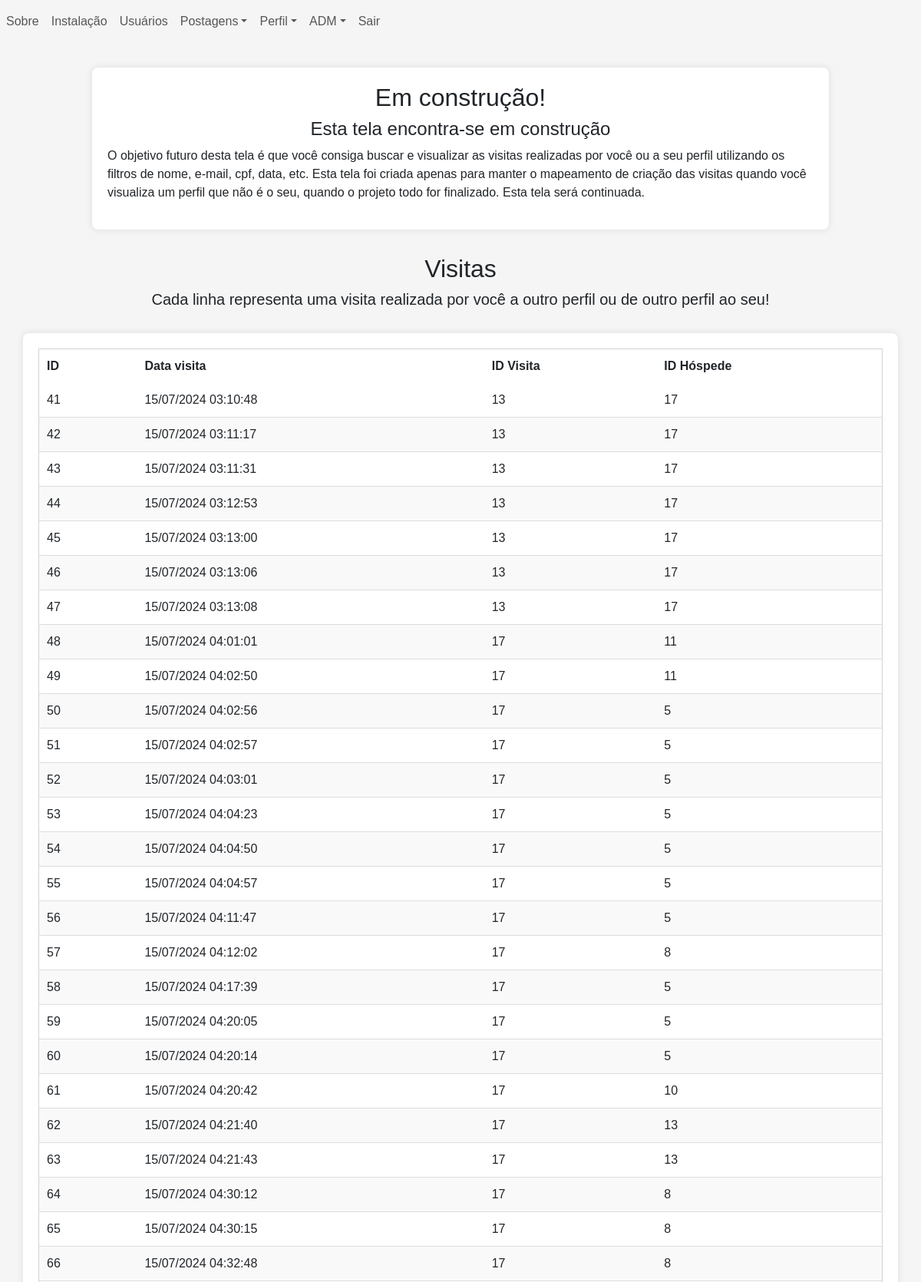
The app's page /users/visits.php (signed in, upper part) with its own data.
### tables this page shows
CREATE TABLE users_visits (
    id INTEGER PRIMARY KEY AUTOINCREMENT,
    id_host INTEGER,
    id_guest INTEGER,
    created_at TIMESTAMP DEFAULT CURRENT_TIMESTAMP,
    FOREIGN KEY (id_host) REFERENCES users(id),
    FOREIGN KEY (id_guest) REFERENCES users(id)
);

### src/back/config.php (called while the page is built, shortened)
<?php
    function format_date($date_string){
        return $date_string != null ? date('d/m/Y H:i:s',strtotime($date_string)) : "";
    }
?>

### users/visits.php (the view)
<?php
    require "../src/back/config.php";
?>
<!DOCTYPE html>
<html lang="en">
    <head>
        <?php require SRC_URL."front/head.php" ?>
    </head>
    <body>
        <?php require SRC_URL."front/navbar.php" ?>
        <article class = " container">
            <div class = "text-center">
                <h2>Em construção!</h2>
                <h4>Esta tela encontra-se em construção</h4>
            </div>
            <p class = "text-justify">
                O objetivo futuro desta tela é que você consiga buscar e visualizar as visitas realizadas por você ou a seu perfil utilizando os filtros de nome, e-mail, cpf, data, etc. Esta tela foi criada apenas para manter o mapeamento de criação das visitas quando você visualiza um perfil que não é o seu, quando o projeto todo for finalizado. Esta tela será continuada.
            </p>
        </article>
        <div class = "text-center">
            <h2>Visitas</h2>
            <h5>Cada linha representa uma visita realizada por você a outro perfil ou de outro perfil ao seu!</h5>
        </div>
        <section class = "table-container">
            <table>
                <thead>
                    <th scope="col">ID</th>
                    <th scope="col">Data visita</th>
                    <th scope="col">ID Visita</th>
                    <th scope="col">ID Hóspede</th>
                </thead>
                <tbody>
                    <?php
                        $db = db_conn();
                        $query = $db->query("SELECT * FROM users_visits WHERE id_guest = ".$_SESSION['user']['id']." OR id_host = ".$_SESSION['user']['id']);
                        $visits = [];
                        while ($row = $query->fetchArray(SQLITE3_ASSOC)) {
                            $visits[] = $row;
                        }
                        foreach ($visits as $visit) {
                            echo "<tr scope = 'row'>";
                            echo "<td>".$visit['id']."</td>";
                            echo "<td>".format_date($visit['created_at'])."</td>";
                            echo "<td>".$visit['id_guest']."</td>";
                            echo "<td>".$visit['id_host']."</td>";
                            echo "</tr>";
                        }
                    ?>
                </tbody>
            </table>
        </section>
    </body>
</html>

### main/index.css (style rules this page uses)
body { font-family: Arial, sans-serif; background-color: #f5f5f5; margin: 0; }
.table-container, .container { margin: 2rem auto; padding: 20px; background-color: #fff; box-shadow: 0 0 10px rgba(0, 0, 0, 0.1); border-radius: 8px; }
.table-container { max-width: 95%; overflow: auto; }
.container { max-width: 80%; }
table { border: solid 1px lightgrey; width: 100%; margin: 0 auto; border-collapse: collapse; word-wrap: unset; }
table th { padding: 10px; }
table td { padding: 10px; border-bottom: 1px solid #ddd; white-space: nowrap; }
table tr:nth-child(even) { background-color: #f9f9f9; }

### records on screen
users_visits: id "41", created_at "15/07/2024 03:10:48", id_guest "13", id_host "17"
users_visits: id "42", created_at "15/07/2024 03:11:17", id_guest "13", id_host "17"
users_visits: id "43", created_at "15/07/2024 03:11:31", id_guest "13", id_host "17"
users_visits: id "44", created_at "15/07/2024 03:12:53", id_guest "13", id_host "17"
users_visits: id "45", created_at "15/07/2024 03:13:00", id_guest "13", id_host "17"
users_visits: id "46", created_at "15/07/2024 03:13:06", id_guest "13", id_host "17"
users_visits: id "47", created_at "15/07/2024 03:13:08", id_guest "13", id_host "17"
users_visits: id "48", created_at "15/07/2024 04:01:01", id_guest "17", id_host "11"
users_visits: id "49", created_at "15/07/2024 04:02:50", id_guest "17", id_host "11"
users_visits: id "50", created_at "15/07/2024 04:02:56", id_guest "17", id_host "5"
users_visits: id "51", created_at "15/07/2024 04:02:57", id_guest "17", id_host "5"
users_visits: id "52", created_at "15/07/2024 04:03:01", id_guest "17", id_host "5"
users_visits: id "53", created_at "15/07/2024 04:04:23", id_guest "17", id_host "5"
users_visits: id "54", created_at "15/07/2024 04:04:50", id_guest "17", id_host "5"
users_visits: id "55", created_at "15/07/2024 04:04:57", id_guest "17", id_host "5"
users_visits: id "56", created_at "15/07/2024 04:11:47", id_guest "17", id_host "5"
users_visits: id "57", created_at "15/07/2024 04:12:02", id_guest "17", id_host "8"
users_visits: id "58", created_at "15/07/2024 04:17:39", id_guest "17", id_host "5"
users_visits: id "59", created_at "15/07/2024 04:20:05", id_guest "17", id_host "5"
users_visits: id "60", created_at "15/07/2024 04:20:14", id_guest "17", id_host "5"
users_visits: id "61", created_at "15/07/2024 04:20:42", id_guest "17", id_host "10"
users_visits: id "62", created_at "15/07/2024 04:21:40", id_guest "17", id_host "13"
users_visits: id "63", created_at "15/07/2024 04:21:43", id_guest "17", id_host "13"
users_visits: id "64", created_at "15/07/2024 04:30:12", id_guest "17", id_host "8"
users_visits: id "65", created_at "15/07/2024 04:30:15", id_guest "17", id_host "8"
users_visits: id "66", created_at "15/07/2024 04:32:48", id_guest "17", id_host "8"

### other values on screen
$text "Sobre Instalação Usuários Sair"
$text "Postagens Perfil ADM"
